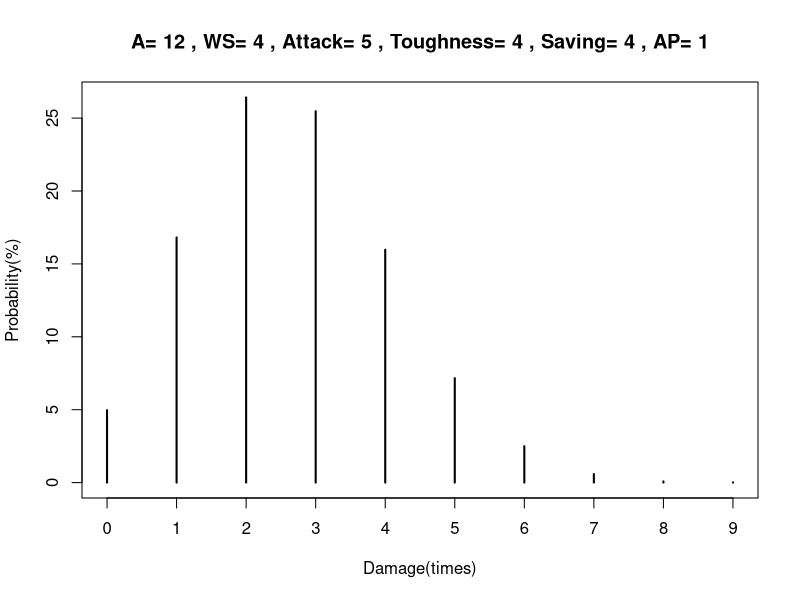
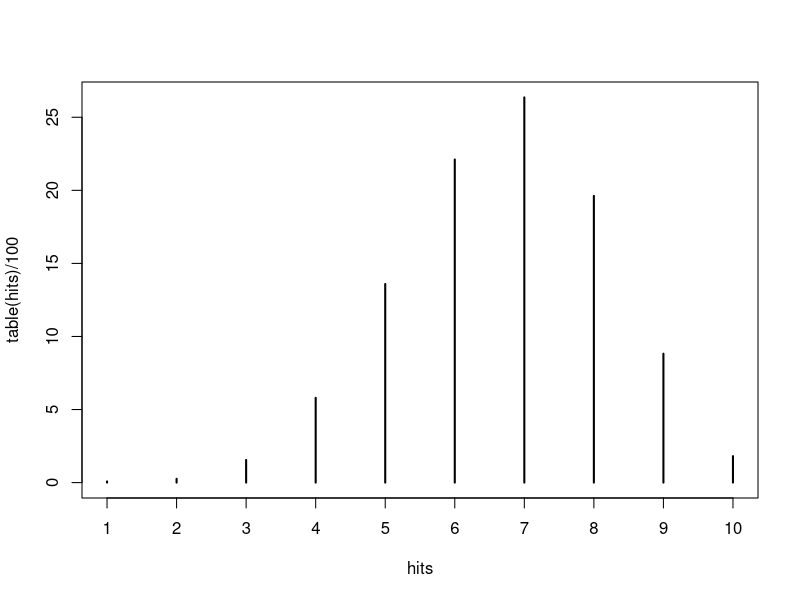
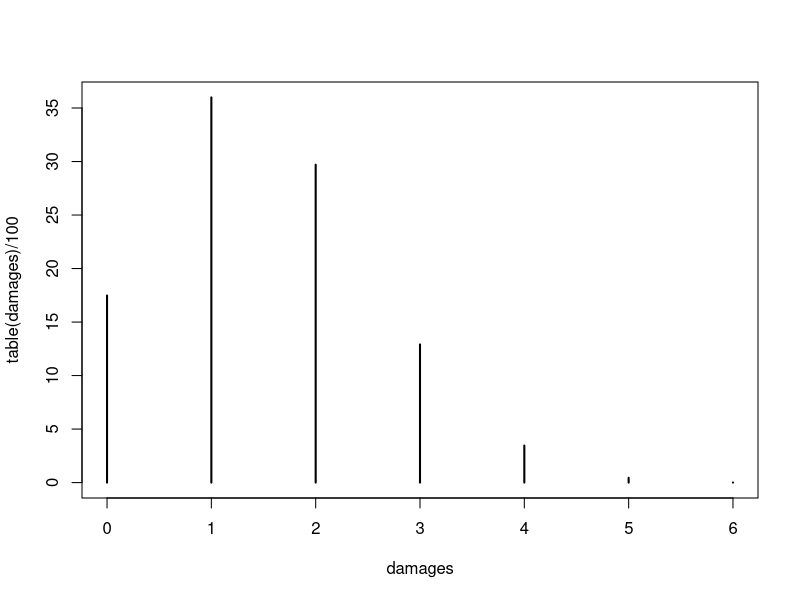
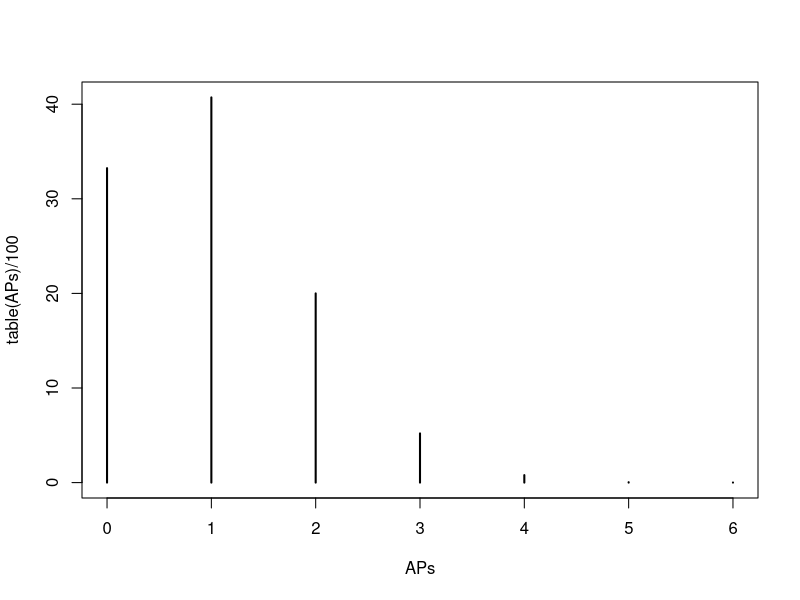
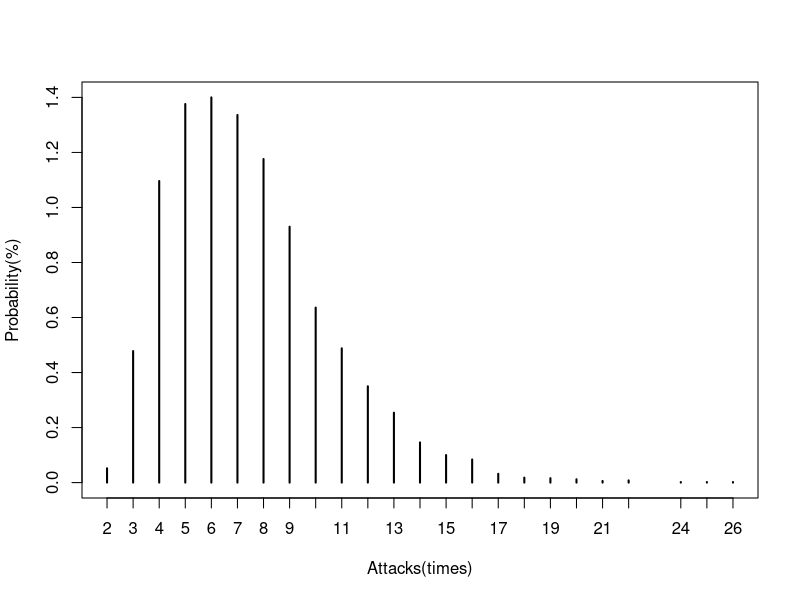

R code for these plots, in order:
###攻撃で何回ダメージが通るか実験します。
#hitroll Aの数だけロールして、WSで命中
hitroll<-function(A,WS){
  hitcheck<-ceiling(runif(A)*6)>=WS
  #print(hitcheck)
  return(sum(hitcheck))
}
#atk vs toughness, returns required-die
AvT<-function(attack,toughness){
  if(attack>=toughness*2){
    require<-2
  }
  else if(attack>toughness){
    require<-3
  }
  else if(attack==toughness){
    require<-4
  }
  else if(attack*2<=toughness){
    require<-6
  }
  else if(attack<toughness){
    require<-5
  }
  return(require)
}

#damageroll hitsの数だけhitしたとして、攻撃者のAttackと被攻撃者のToughnessに応じたダメージロールを行う
damageroll<-function(hits,Attack,Toughness){
  require<-AvT(Attack,Toughness)
  damagecheck<-ceiling(runif(hits)*6)>=require
  return(sum(damagecheck))
}
damageroll(hitroll(6,4),5,5)

#AProll　damegesの数だけhitしたとして、防御者のSavingと攻撃者のAPに応じたセービングを行い、通ったダメージ回数を返す
AProll<-function(damages,saving,AP){
  savingcheck<-ceiling(runif(damages)*6)>=(saving+AP)
  return(damages-sum(savingcheck))
}
AProll(damageroll(hitroll(6,4),5,5),2,3)

#total sim　A,WS,Attack,Toughness,Saving,APを入力し、
#５万回のシミュレーションを行いダメージ回数ごとの確率を表にする
sim<-function(A,WS,Attack,Toughness,Saving,AP){
  title<-paste("A=",A,", WS=",WS,", Attack=",Attack,", Toughness=",Toughness,", Saving=",Saving,", AP=",AP)
  APs<-c()
  for (i in 1:50000){
    APs[i]<-AProll(damageroll(hitroll(A,WS),Attack,Toughness),Saving,AP)
  }
  plot(table(APs)/500,main =title,xlab="Damage(times)",ylab="Probability(%)")
  return(table(APs)/500)
  }

sim(A=12,WS=4,Attack=5,Toughness=4,Saving=4,AP=1)

#partial sims
hits<-c()
for (i in 1:10000){
  hits[i]<-hitroll(10,3)
  }
plot(table(hits)/100)

damages<-c()
for (i in 1:10000){
  damages[i]<-damageroll(hitroll(6,4),5,5)
}
plot(table(damages)/100)

APs<-c()
for (i in 1:10000){
  APs[i]<-AProll(damageroll(hitroll(6,4),5,5),2,3)
}
plot(table(APs)/100)


#ダメージ回数を先に決めてから、それに達するまでにかかる回数のシミュレーション
howmany.to.kill<-function(A,WS,Attack,Toughness,Saving,AP,Wound){
  chikuseki_damage<-0
  i <- 0
  repeat {
    i<-i+1
    chikuseki_damage<-chikuseki_damage+AProll(damageroll(hitroll(A,WS),Attack,Toughness),Saving,AP)
    
    if(chikuseki_damage >= Wound) break
  
  }
  return(i)
}
c(howmany.to.kill(2,3,1,1,4,2,4),howmany.to.kill(2,3,1,1,4,2,4))

sim2<-function(A,WS,Attack,Toughness,Saving,AP,Wound){
  times<-c()
  for (j in 1:5000){
    times[j]<-howmany.to.kill(A,WS,Attack,Toughness,Saving,AP,Wound)
  }
  plot(table(times)/500,xlab="Attacks(times)",ylab="Probability(%)")
  return(table(times)/500)
}
sim2(2,3,1,1,4,2,4)
